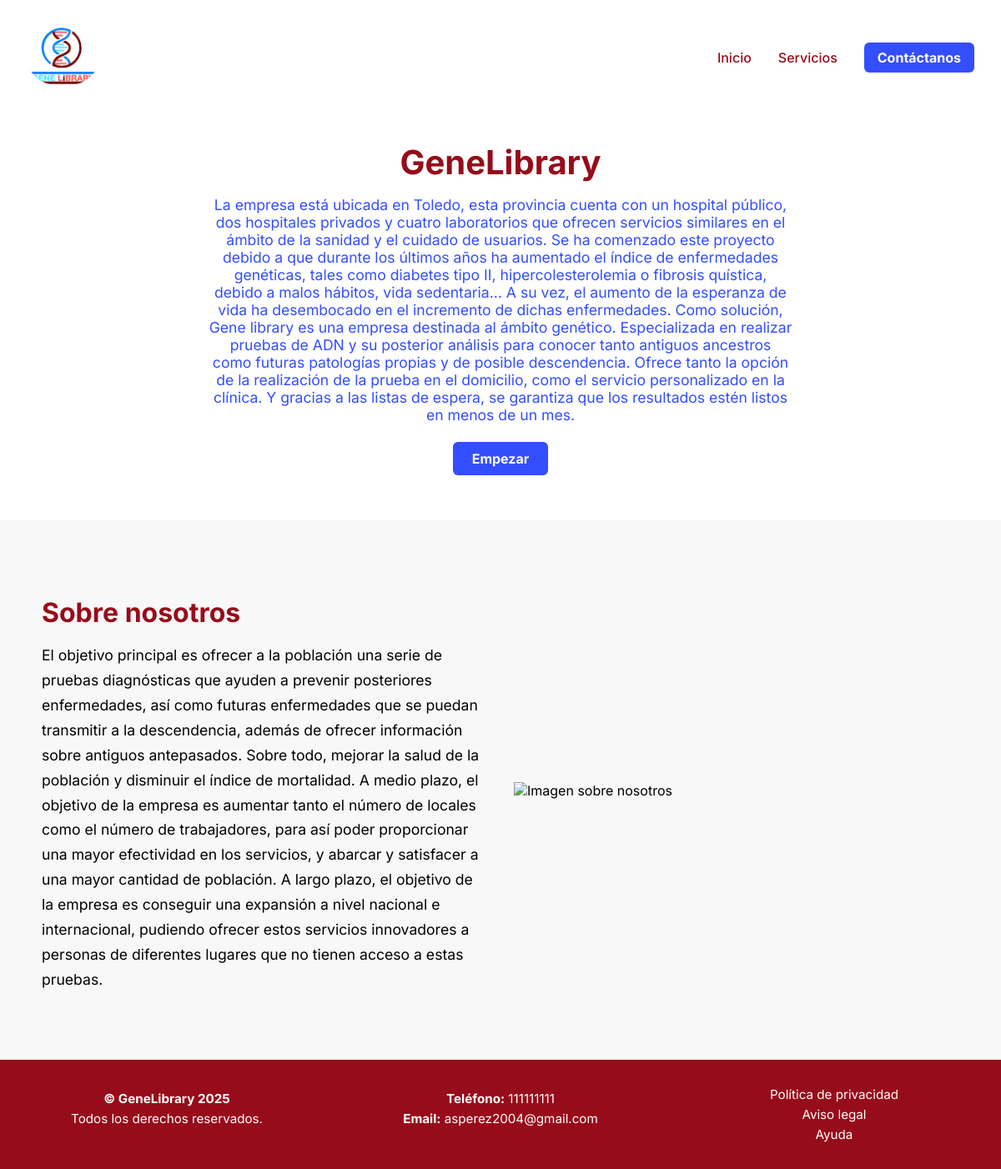
The app's page /pages/GeneLibrary with its own data.
### app/models_publicos.py (models this page shows)
class TiendaPublica(db.Model):
    id = db.Column(db.Integer, primary_key=True)
    nombre_tienda = db.Column(db.String(100), unique=True, nullable=False)
    email_contacto = db.Column(db.String(120), nullable=False)
    ruta_db = db.Column(db.String(255), nullable=False)  # Ruta al archivo .db de la tienda
    fecha_creacion = db.Column(db.DateTime, default=datetime.utcnow)

class TiendaEnProceso(db.Model):
    id = db.Column(db.Integer, primary_key=True)
    nombre = db.Column(db.String(100), nullable=False)
    apellidos = db.Column(db.String(100), nullable=False)
    email = db.Column(db.String(120), unique=True, nullable=False)
    telefono = db.Column(db.String(20))
    nombre_tienda = db.Column(db.String(100), unique=True, nullable=False)
    color_principal = db.Column(db.String(7))
    color_secundario = db.Column(db.String(7))
    color_fondo = db.Column(db.String(7))
    logo_url = db.Column(db.String(255))
    tipo_web = db.Column(db.String(50))
    plantilla = db.Column(db.String(50))
    titulo_tienda = db.Column(db.String(255), nullable=True)
    imagenes_tienda = db.Column(db.Text, nullable=True)
    descripcion_portfolio = db.Column(db.Text, nullable=True)
    imagen_portfolio = db.Column(db.String(255), nullable=True)
    sobre_nosotros = db.Column(db.Text, nullable=True)
    servicios_portfolio = db.Column(db.Text, nullable=True)
    productos_seleccionados = db.Column(db.Text)
    paso_actual = db.Column(db.Integer, default=1)
    finalizado = db.Column(db.Boolean, default=False)
    ruta_db_tienda = db.Column(db.String(255))
    fecha_creacion = db.Column(db.DateTime, default=datetime.utcnow)

### app/routes/rutas_webs.py (the view)
@tienda_bp.route("/<nombre_tienda>")
def ver_tienda(nombre_tienda):
    tienda_publica = TiendaPublica.query.filter_by(nombre_tienda=nombre_tienda).first_or_404()
    tienda_proceso = TiendaEnProceso.query.filter_by(nombre_tienda=nombre_tienda).first()
    engine = create_engine(f"sqlite:///{tienda_publica.ruta_db}")
    metadata = MetaData()
    metadata.reflect(bind=engine)
    config_table = metadata.tables["configuracion_visual"]
    producto_table = metadata.tables["producto"]
    with engine.connect() as connection:
        config_data = connection.execute(config_table.select()).mappings().fetchone()
        imagenes = []
        if config_data["imagenes_tienda"]:
            try:
                imagenes = json.loads(config_data["imagenes_tienda"])
            except Exception:
                imagenes = []
        configuracion = {
            "color_principal": config_data["color_principal"],
            "color_secundario": config_data["color_secundario"],
            "color_fondo": config_data["color_fondo"],
            "logo_url": config_data["logo_url"],
            "plantilla": config_data.get("plantilla", "tienda_1"),
            "descripcion_portfolio": config_data.get("descripcion_portfolio"),
            "imagen_portfolio": config_data.get("imagen_portfolio"),
            "sobre_nosotros": config_data.get("sobre_nosotros"),
            "servicios_portfolio": config_data.get("servicios_portfolio")
        }
        productos_result = connection.execute(producto_table.select()).mappings().fetchall()
        productos = [dict(row) for row in productos_result]
        productos = random.sample(productos, min(8, len(productos)))  # <-- ALEATORIOS
    return render_template(f"PaginasTiendas/plantillas/{configuracion['plantilla']}.html",
                            config=configuracion,
                            productos=productos,
                            nombre_tienda=tienda_publica.nombre_tienda,
                            imagenes=imagenes,
                            telefono=tienda_proceso.telefono,
                            email=tienda_proceso.email)

### app/templates/PaginasTiendas/plantillas/info_2.html (shortened to what this page needs)
{% extends 'PaginasTiendas/base_tienda.html' %}
{% block content %}
<header class="info2-header" id="inicio">
  {% include 'PaginasTiendas/plantillas/info/components/navbar_info2.html' %}
  <div class="info2-hero">
    <h1 class="titulo">{{ nombre_tienda }}</h1>
    <p>{{ config.descripcion_portfolio or 'Este es un texto de ejemplo. Es un espacio ideal para brindar más detalles sobre tu producto o servicio.' }}</p>
    <a href="{{ url_for('tienda_publica.ver_info', nombre_tienda=nombre_tienda) }}" class="btn-accion">Empezar</a>
  </div>
</header>
{% include 'PaginasTiendas/plantillas/info/components/nosotros_info.html' %}
{% include 'PaginasTiendas/plantillas/info/components/footer_info.html' %}
{% endblock %}

### app/templates/PaginasTiendas/plantillas/info/components/nosotros_info.html
<section class="info2-nosotros" id="acerca">
  <div class="contenedor-nosotros">
    <div class="texto-nosotros">
      <h2>Sobre nosotros</h2>
      <p>{{ config.sobre_nosotros or 'Lorem ipsum dolor sit amet, consectetur adipiscing elit. Integer nec odio. Praesent libero. Sed cursus ante dapibus diam.' }}</p>
    </div>
    <div class="imagen-nosotros">
      {% if config.imagen_portfolio %}
        <img src="{{ config.imagen_portfolio }}" alt="Imagen sobre nosotros">
      {% else %}
        <div class="placeholder-imagen">Imagen</div>
      {% endif %}
    </div>
  </div>
</section>

### app/templates/PaginasTiendas/plantillas/info/components/footer_info.html
<footer class="footer-info">
  <div class="footer-contenido">
    <div class="footer-columna">
      <p><strong>&copy; {{ nombre_tienda }} {{ current_year or "2025" }}</strong></p>
      <p>Todos los derechos reservados.</p>
    </div>
    <div class="footer-columna">
      {% if telefono %}
        <p><strong>Teléfono:</strong> {{ telefono }}</p>
      {% endif %}
      {% if email %}
        <p><strong>Email:</strong> <a href="mailto:{{ email }}">{{ email }}</a></p>
      {% endif %}
    </div>
    <div class="footer-columna enlaces-footer">
      <a href="#">Política de privacidad</a>
      <a href="#">Aviso legal</a>
      <a href="#">Ayuda</a>
    </div>
  </div>
</footer>

### app/static/css/Tiendas/main.css (style rules this page uses)
.footer-info { background-color: var(--color-secundario); color: white; padding: 2rem 1rem; font-size: 0.95rem; }
.footer-info .footer-contenido { max-width: 1200px; margin: 0 auto; display: flex; flex-wrap: wrap; justify-content: space-between; gap: 2rem; text-align: center; }
.footer-info .footer-contenido .footer-columna { flex: 1; min-width: 200px; }
.footer-info .footer-contenido .footer-columna p { margin: 0.3rem 0; }
.footer-info .footer-contenido .footer-columna a { color: white; text-decoration: none; }
.footer-info .footer-contenido .enlaces-footer { display: flex; flex-direction: column; gap: 0.3rem; }
.info2-header { background-color: white; padding: 2rem 2rem 4rem; color: var(--color-principal); }
.info2-header .info2-hero { text-align: center; margin-top: 4rem; }
.info2-header .info2-hero .titulo { font-size: 2.5rem; font-weight: bold; color: var(--color-secundario); margin-bottom: 1rem; }
.info2-header .info2-hero p { font-size: 1.1rem; max-width: 700px; margin: 0 auto 2rem; }
.info2-header .info2-hero .btn-accion { background-color: var(--color-principal); color: white; padding: 0.6rem 1.4rem; border-radius: 6px; text-decoration: none; font-weight: bold; }
.info2-nosotros { padding: 4rem 2rem; background-color: #f8f8f8; }
.info2-nosotros .contenedor-nosotros { max-width: 1100px; margin: 0 auto; display: flex; flex-wrap: wrap; align-items: center; gap: 2rem; }
.info2-nosotros .contenedor-nosotros .texto-nosotros { flex: 1; min-width: 300px; }
.info2-nosotros .contenedor-nosotros .texto-nosotros h2 { font-size: 2rem; color: var(--color-secundario); margin-bottom: 1rem; }
.info2-nosotros .contenedor-nosotros .texto-nosotros p { font-size: 1.1rem; line-height: 1.7; }
.info2-nosotros .contenedor-nosotros .imagen-nosotros { flex: 1; min-width: 300px; }
.info2-nosotros .contenedor-nosotros .imagen-nosotros img { height: 100%; width: 100%; }

### records on screen
TiendaPublica: nombre_tienda "GeneLibrary"
TiendaEnProceso: descripcion_portfolio "La empresa está ubicada en Toledo, esta provincia cuenta con un hospital público, dos hospitales privados y cuatro laboratorios que ofrecen servicios similares en el ámbito de la sanidad y el cuidado de usuarios. Se ha comenzado este proyecto debido a que durante los últimos años ha aumentado el índice de enfermedades genéticas, tales como diabetes tipo II, hipercolesterolemia o fibrosis quística, debido a malos hábitos, vida sedentaria… A su vez, el aumento de la esperanza de vida ha desembocado en el incremento de dichas enfermedades. Como solución, Gene library es una empresa destinada al ámbito genético. Especializada en realizar pruebas de ADN y su posterior análisis para conocer tanto…", sobre_nosotros "El objetivo principal es ofrecer a la población una serie de pruebas diagnósticas que ayuden a prevenir posteriores enfermedades, así como futuras enfermedades que se puedan transmitir a la descendencia, además de ofrecer información sobre antiguos antepasados. Sobre todo, mejorar la salud de la población y disminuir el índice de mortalidad. A medio plazo, el objetivo de la empresa es aumentar tanto el número de locales como el número de trabajadores, para así poder proporcionar una mayor efectividad en los servicios, y abarcar y satisfacer a una mayor cantidad de población. A largo plazo, el objetivo de la empresa es conseguir una expansión a nivel nacional e internacional, pudiendo…", telefono "111111111", email "asperez2004@gmail.com"

### other values on screen
{{ current_year or "2025" }} "2025"
